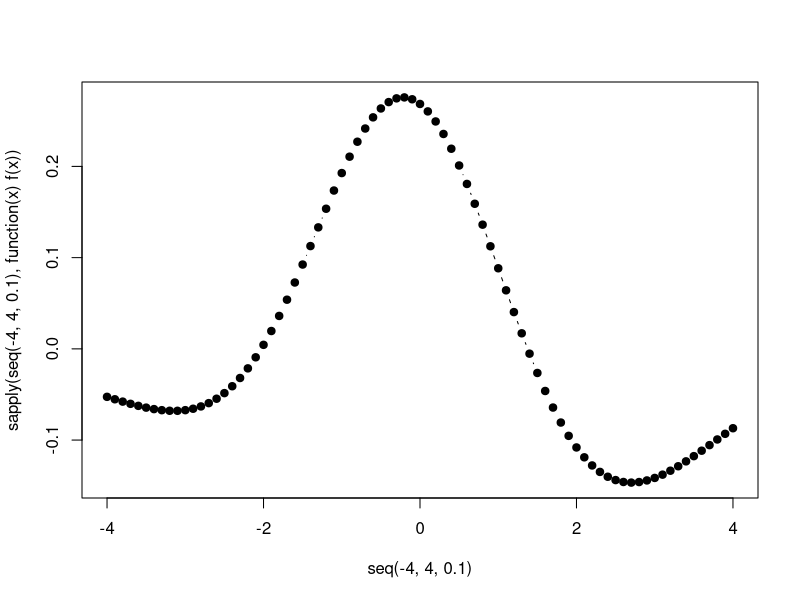

The R source for this figure:
# helpers functions

generateWitnessFunctionGaussianKernel <- function(sample1, sample2, rho=NULL) {

    # Get median heuristic


  if (is.null(rho)){
  aggsamp<-as.matrix(rbind(sample1,sample2))
  G <- apply( aggsamp^2,1,function(y) sum(y))
  Q <- matrix(rep(G,dim(aggsamp)[1]), ncol=dim(aggsamp)[1])
  dists <- Q + t(Q) - 2*aggsamp%*%t(aggsamp)
  dists <- dists[upper.tri(dists, diag = FALSE)]
  rho <- sqrt(0.5*median(dists[dists > 0]))
  }


  f1 <- function(x) mean(apply(sample1,1,function(y) exp(-sum((y-x)^2)/rho)))
  f2 <- function(x) mean(apply(sample2,1,function(y) exp(-sum((y-x)^2)/rho)))

  return(function(x) f1(x)-f2(x))
}

# small example
sample1 <- matrix(rnorm(300),ncol=1)
sample2 <- matrix(rnorm(300,sd=2),ncol=1)
f <- generateWitnessFunctionGaussianKernel(sample1, sample2, rho = 2)
plot(seq(-4,4,0.1), sapply(seq(-4,4,0.1), function(x) f(x)),type="b",pch=19)

